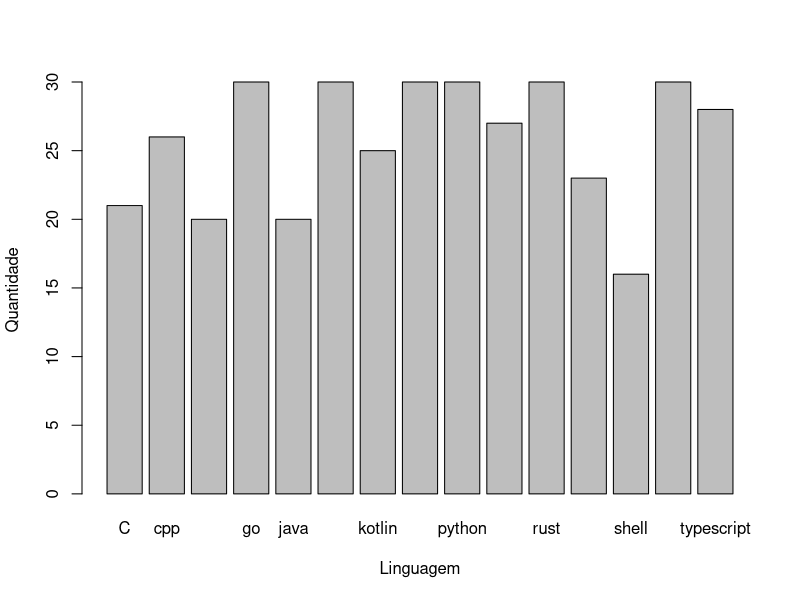
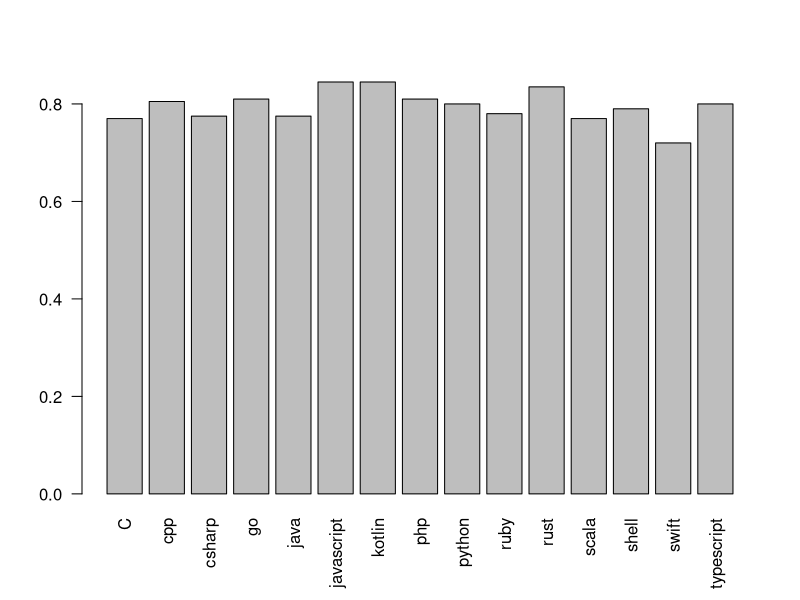
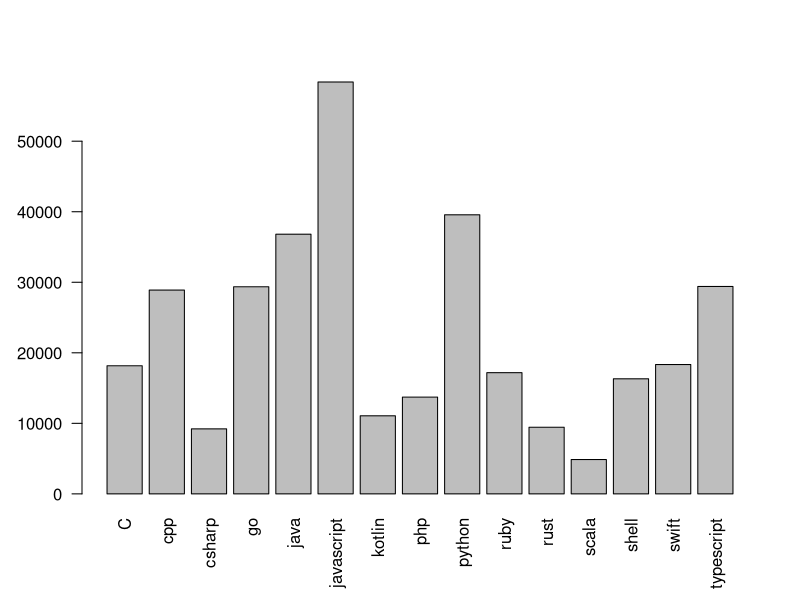
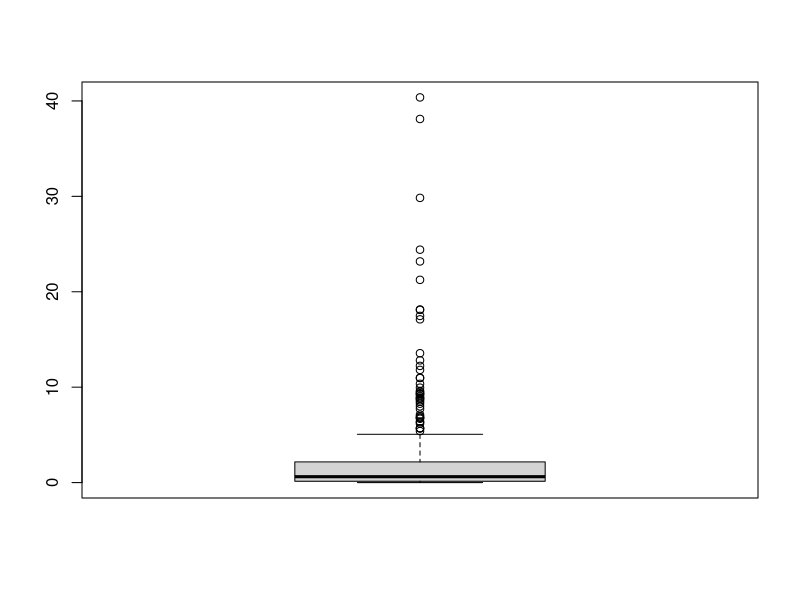
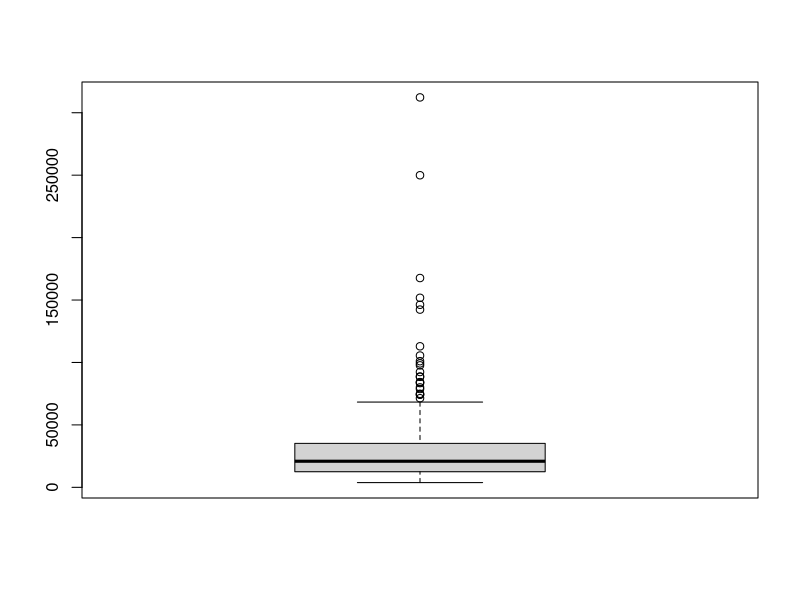
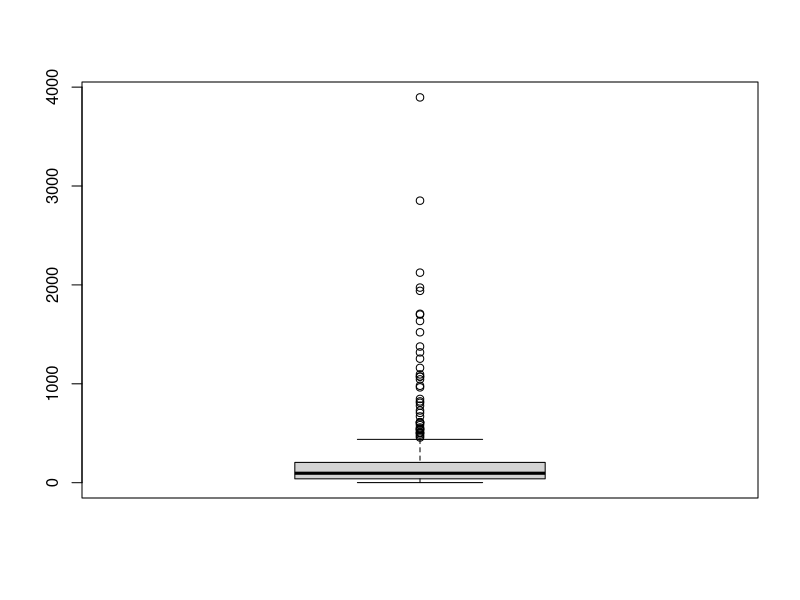
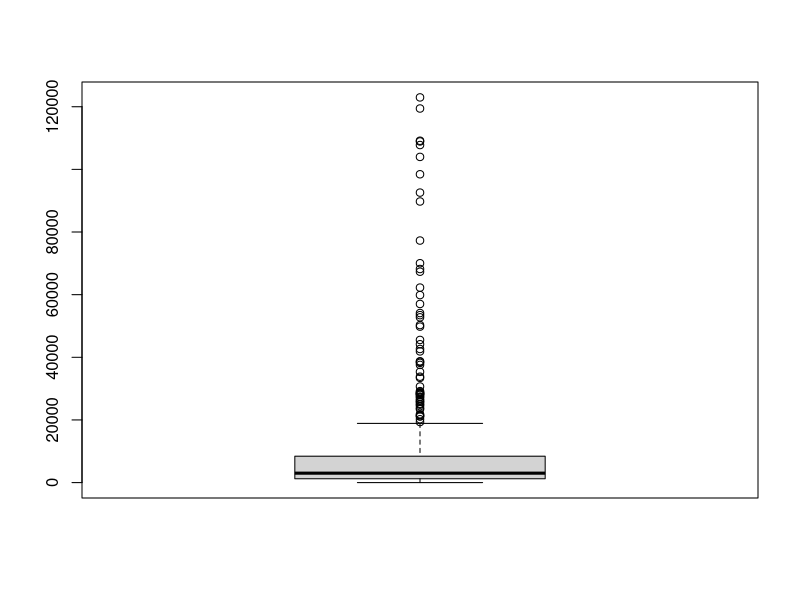
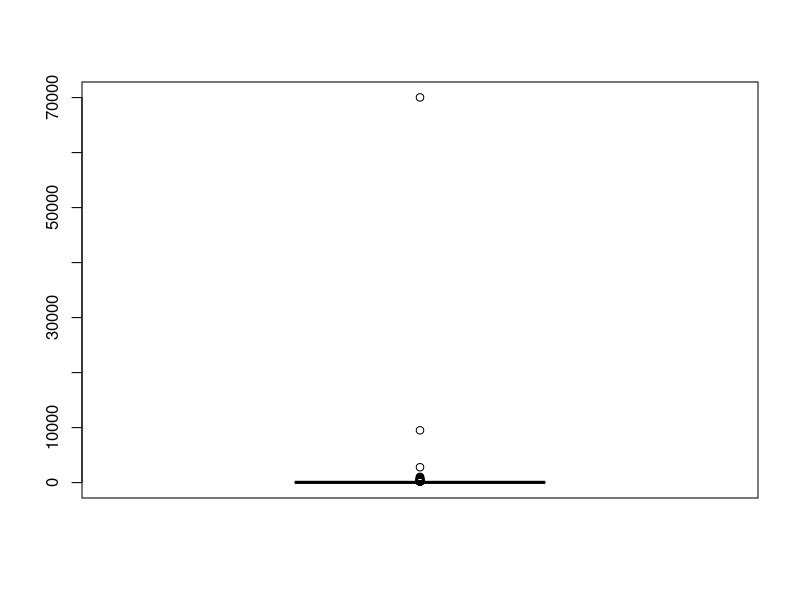

Generate these figures, in order, with R:
## ---- chunk 1
knitr::opts_chunk$set(echo = TRUE)
library(dplyr)
library(plyr)
library(ggplot2)
## ---- chunk 2
gh_data <- read.csv(file="dados_projetos.csv", header=TRUE, sep=";")
## ---- chunk 3
countLangs <- count(gh_data$linguagemProgramacao)
barplot(countLangs$freq, xlab="Linguagem",ylab="Quantidade",names.arg = countLangs$x)
## ---- chunk 4
qualidade_por_linguagem <- data.frame(aggregate( qualidade_total ~ linguagemProgramacao, gh_data, median ))

barplot(qualidade_por_linguagem$qualidade_total,names.arg = qualidade_por_linguagem$linguagemProgramacao, las=2)
## ---- chunk 5
comunidade_por_linguagem <- data.frame(aggregate( tamanhoComunidade ~ linguagemProgramacao, gh_data, median ))


barplot(comunidade_por_linguagem$tamanhoComunidade,names.arg = comunidade_por_linguagem$linguagemProgramacao, las=2)
## ---- chunk 6
boxplot(gh_data$frequenciaCommits)
## ---- chunk 7
boxplot(gh_data$tamanhoComunidade)
## ---- chunk 8
boxplot(gh_data$qtdContribuintes)
## ---- chunk 9
boxplot(gh_data$qtdCommits)
## ---- chunk 10
boxplot(gh_data$correlacaoTamanho)
## ---- chunk 11
boxplot(gh_data$qualidade_total)
## ---- chunk 12
boxplot(gh_data$qualidade_accesibilidade)
## ---- chunk 13
boxplot(gh_data$qualidade_melhoresPraticas)
## ---- chunk 14
boxplot(gh_data$qualidade_performance)
## ---- chunk 15
boxplot(gh_data$qualidade_pwa)
## ---- chunk 16
boxplot(gh_data$qualidade_seo)
